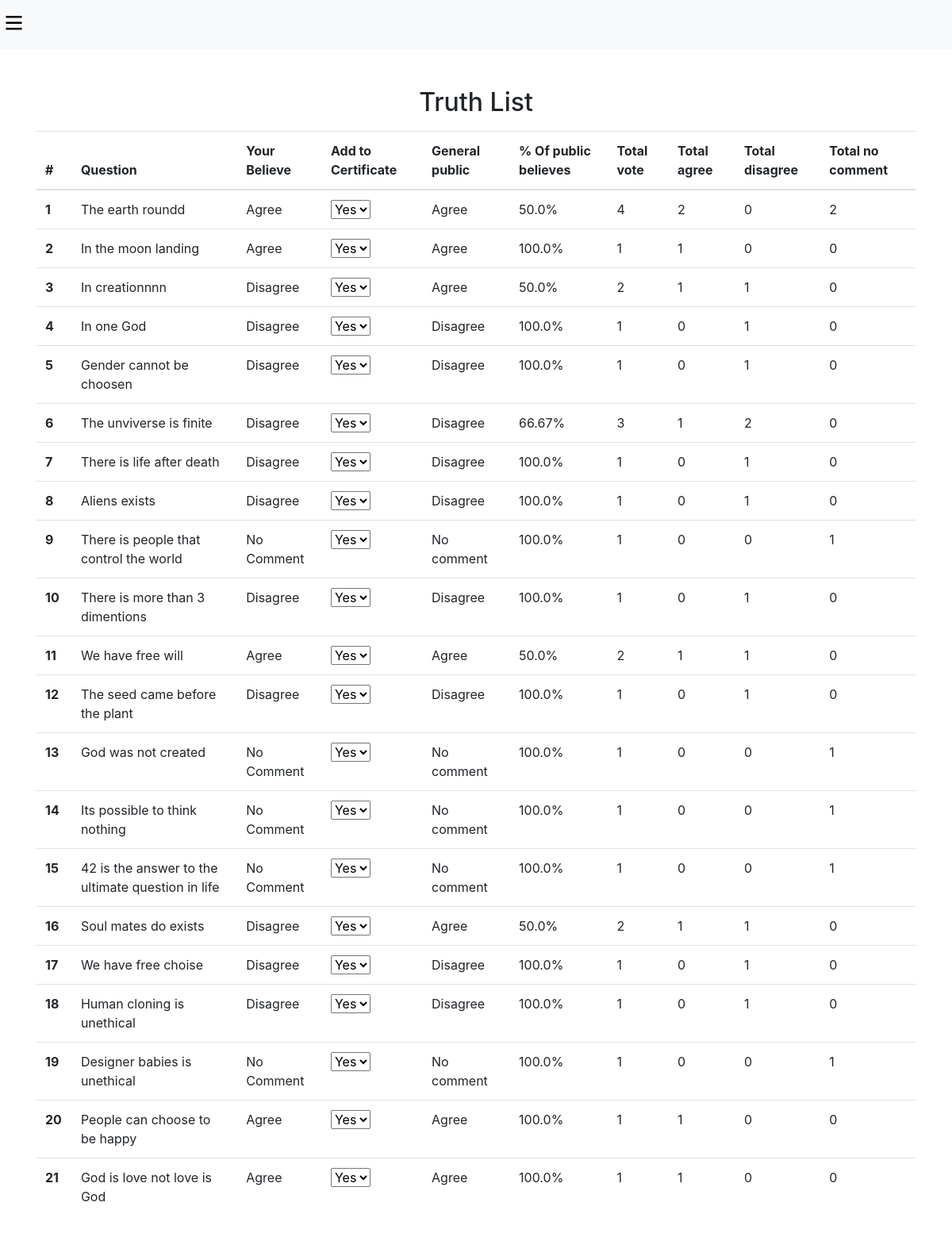
/profile/ (signed in), run on the app's committed database.
### truthlist/models.py (models this page shows, shortened)
class UserAnswer(models.Model):
    user = models.ForeignKey(User, on_delete=models.CASCADE)
    question = models.ForeignKey(Question, on_delete=models.CASCADE)
    answer = models.CharField(max_length=10)
    date = models.DateTimeField(auto_now_add=True)
    add_to_certificate = models.BooleanField(default=False)
    def general_public(self):
        all_answer = UserAnswer.objects.filter(question=self.question)
        total = len(all_answer)
        agree = len(all_answer.filter(answer='agree'))
        disagree = len(all_answer.filter(answer='disagree'))
        no_comment = len(all_answer.filter(answer='no_comment'))
        if agree > disagree and agree > no_comment:
            parcentage = (agree / total) * 100
            parcentage = round(parcentage, 2)
            return 'Agree', parcentage, total, agree, disagree, no_comment # this returns the counts
        elif disagree > agree and disagree > no_comment:
            parcentage = (disagree / total) * 100
            parcentage = round(parcentage, 2)
            return 'Disagree', parcentage, total, agree, disagree, no_comment # this returns the counts
        elif no_comment > agree and no_comment > disagree:
            parcentage = (no_comment / total) * 100
            parcentage = round(parcentage, 2)
            return 'No comment', parcentage, total, agree, disagree, no_comment # this returns the counts
        else:
            if agree == disagree:
                parcentage = (agree / total) * 100
                parcentage = round(parcentage, 2)
                return 'Agree', parcentage, total, agree, disagree, no_comment # this returns the counts
            elif agree == no_comment:
                parcentage = (agree / total) * 100
                parcentage = round(parcentage, 2)
                return 'Agree', parcentage, total, agree, disagree, no_comment # this returns the counts
            elif disagree == no_comment:
                parcentage = (disagree / total) * 100
                parcentage = round(parcentage, 2)
                return 'Disagree', parcentage, total, agree, disagree, no_comment # this returns the counts
            else:
                parcentage = (agree / total) * 100
                parcentage = round(parcentage, 2)
                return 'Agree', parcentage, total, agree, disagree, no_comment # this returns the counts

class Question(models.Model):
    question = models.TextField()
    category = models.ForeignKey(Category, null=True, blank=True, on_delete=models.SET_NULL)
    is_fundamental = models.BooleanField(default=False)
    truth_or_lie = models.CharField(max_length=10, choices=TRUTH_OR_LIE_CHOICES, default='Middle')
    active = models.BooleanField(default=False)
    date = models.DateTimeField(auto_now_add=True)
    def __str__(self):
        return self.question

### truthlist/views.py (the view)
# urls.py: path('profile/', views.profile, name='profile'),
@login_required(login_url='login')
def profile(request):
    questions = UserAnswer.objects.filter(user=request.user)
    return render(request, 'truthlist/profile.html', {'questions': questions})

### truthlist/templates/truthlist/profile.html (shortened to what this page needs)
{% extends 'truthlist/base.html' %}
{% load static %}
{% block content %}
<form class="container my-5">
    <h2 style ="text-align:center" class="">Truth List</h2>
    <table class="table mt-3">
        <thead style="position: sticky; top: 60px; z-index: 1; background-color: white;">
          <tr>
            <th scope="col">#</th>
            <th scope="col">Question</th>
            <th scope="col">Your Believe</th>
            <th scope="col">Add to Certificate</th>
            <th scope="col">General public</th>
            <th scope="col">% Of public believes</th>
            <th scope="col">Total vote</th>
            <th scope="col">Total agree</th>
            <th scope="col">Total disagree</th>
            <th scope="col">Total no comment</th>
          </tr>
        </thead>
        <tbody>
            {% for data in questions %}
            <tr>
                <th scope="row">{{ forloop.counter }}</th>
                <td>{{ data.question }}</td>
                <td>
                    {% if data.answer == 'agree' %}
                        Agree
                    {% elif data.answer == 'disagree' %}
                        Disagree
                    {% else %}
                        No Comment
                    {% endif %}
                </td>
                <td>
                    <select class="form-select" aria-label="Default select example" onchange="add_to_certtificate(this.value, {{ data.id }})">
                        <option {% if data.add_to_certificate%} selected {% endif %} value="true">Yes</option>
                    </select>
                <td>
                    {{ data.general_public.0 }}
                </td>
                <td>
                    {{ data.general_public.1 }}%
                </td>
                <td>
                    {{ data.general_public.2 }}
                </td>
                <td>
                    {{ data.general_public.3 }}
                </td>
                <td>
                    {{ data.general_public.4 }}
                </td>
                <td>
                    {{ data.general_public.5 }}
                </td>
            </tr>
            {% endfor %}
        </tbody>
    </table>
</form>
<br><br><br><br><br>
{% endblock %}

### data on the page
UserAnswer: question "The earth roundd", answer "Agree", add_to_certificate+id "Yes", general_public.0 "Agree", general_public.1 "50.0", general_public.2 "4", general_public.3 "2", general_public.4 "0", general_public.5 "2"
UserAnswer: question "In the moon landing", answer "Agree", add_to_certificate+id "Yes", general_public.0 "Agree", general_public.1 "100.0", general_public.2 "1", general_public.3 "1", general_public.4 "0", general_public.5 "0"
UserAnswer: question "In creationnnn", answer "Disagree", add_to_certificate+id "Yes", general_public.0 "Agree", general_public.1 "50.0", general_public.2 "2", general_public.3 "1", general_public.4 "1", general_public.5 "0"
UserAnswer: question "In one God", answer "Disagree", add_to_certificate+id "Yes", general_public.0 "Disagree", general_public.1 "100.0", general_public.2 "1", general_public.3 "0", general_public.4 "1", general_public.5 "0"
UserAnswer: question "Gender cannot be choosen", answer "Disagree", add_to_certificate+id "Yes", general_public.0 "Disagree", general_public.1 "100.0", general_public.2 "1", general_public.3 "0", general_public.4 "1", general_public.5 "0"
UserAnswer: question "The unviverse is finite", answer "Disagree", add_to_certificate+id "Yes", general_public.0 "Disagree", general_public.1 "66.67", general_public.2 "3", general_public.3 "1", general_public.4 "2", general_public.5 "0"
UserAnswer: question "There is life after death", answer "Disagree", add_to_certificate+id "Yes", general_public.0 "Disagree", general_public.1 "100.0", general_public.2 "1", general_public.3 "0", general_public.4 "1", general_public.5 "0"
UserAnswer: question "Aliens exists", answer "Disagree", add_to_certificate+id "Yes", general_public.0 "Disagree", general_public.1 "100.0", general_public.2 "1", general_public.3 "0", general_public.4 "1", general_public.5 "0"
UserAnswer: question "There is people that control the world", answer "No Comment", add_to_certificate+id "Yes", general_public.0 "No comment", general_public.1 "100.0", general_public.2 "1", general_public.3 "0", general_public.4 "0", general_public.5 "1"
UserAnswer: question "There is more than 3 dimentions", answer "Disagree", add_to_certificate+id "Yes", general_public.0 "Disagree", general_public.1 "100.0", general_public.2 "1", general_public.3 "0", general_public.4 "1", general_public.5 "0"
UserAnswer: question "We have free will", answer "Agree", add_to_certificate+id "Yes", general_public.0 "Agree", general_public.1 "50.0", general_public.2 "2", general_public.3 "1", general_public.4 "1", general_public.5 "0"
UserAnswer: question "The seed came before the plant", answer "Disagree", add_to_certificate+id "Yes", general_public.0 "Disagree", general_public.1 "100.0", general_public.2 "1", general_public.3 "0", general_public.4 "1", general_public.5 "0"
UserAnswer: question "God was not created", answer "No Comment", add_to_certificate+id "Yes", general_public.0 "No comment", general_public.1 "100.0", general_public.2 "1", general_public.3 "0", general_public.4 "0", general_public.5 "1"
UserAnswer: question "Its possible to think nothing", answer "No Comment", add_to_certificate+id "Yes", general_public.0 "No comment", general_public.1 "100.0", general_public.2 "1", general_public.3 "0", general_public.4 "0", general_public.5 "1"
UserAnswer: question "42 is the answer to the ultimate question in life", answer "No Comment", add_to_certificate+id "Yes", general_public.0 "No comment", general_public.1 "100.0", general_public.2 "1", general_public.3 "0", general_public.4 "0", general_public.5 "1"
UserAnswer: question "Soul mates do exists", answer "Disagree", add_to_certificate+id "Yes", general_public.0 "Agree", general_public.1 "50.0", general_public.2 "2", general_public.3 "1", general_public.4 "1", general_public.5 "0"
UserAnswer: question "We have free choise", answer "Disagree", add_to_certificate+id "Yes", general_public.0 "Disagree", general_public.1 "100.0", general_public.2 "1", general_public.3 "0", general_public.4 "1", general_public.5 "0"
UserAnswer: question "Human cloning is unethical", answer "Disagree", add_to_certificate+id "Yes", general_public.0 "Disagree", general_public.1 "100.0", general_public.2 "1", general_public.3 "0", general_public.4 "1", general_public.5 "0"
UserAnswer: question "Designer babies is unethical", answer "No Comment", add_to_certificate+id "Yes", general_public.0 "No comment", general_public.1 "100.0", general_public.2 "1", general_public.3 "0", general_public.4 "0", general_public.5 "1"
UserAnswer: question "People can choose to be happy", answer "Agree", add_to_certificate+id "Yes", general_public.0 "Agree", general_public.1 "100.0", general_public.2 "1", general_public.3 "1", general_public.4 "0", general_public.5 "0"
UserAnswer: question "God is love not love is God", answer "Agree", add_to_certificate+id "Yes", general_public.0 "Agree", general_public.1 "100.0", general_public.2 "1", general_public.3 "1", general_public.4 "0", general_public.5 "0"
